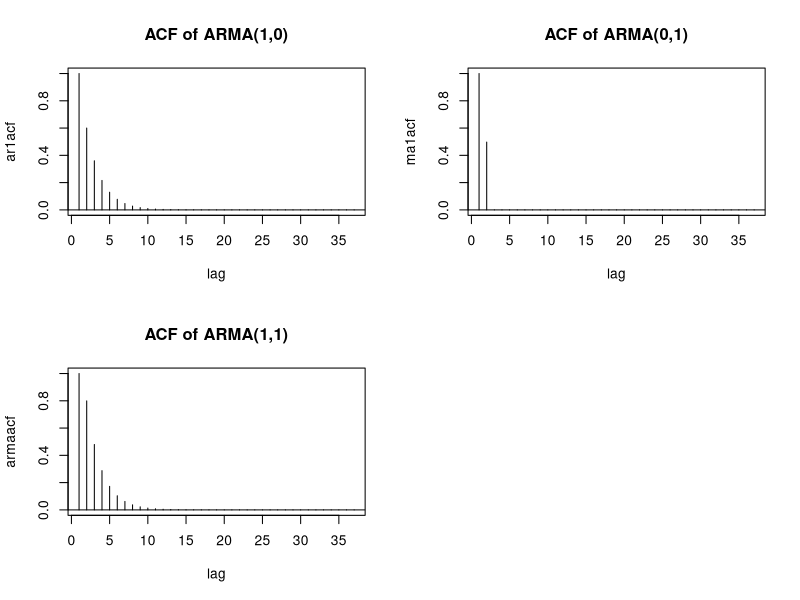

This chart was generated by the following R code:
par(mfrow=c(2,2))

ar1acf=ARMAacf(ar=c(0.6),ma=0,lag.max=36,pacf=FALSE)
plot(ar1acf,type="h",xlab="lag",main="ACF of ARMA(1,0)")
abline(h=0)


ma1acf=ARMAacf(ar=0,ma=c(0.9),lag.max=36,pacf=FALSE)
plot(ma1acf,type="h",xlab="lag",main="ACF of ARMA(0,1)")
abline(h=0)


armaacf=ARMAacf(ar=c(0.6),ma=c(0.9),lag.max=36,pacf=FALSE)
plot(armaacf,type="h",xlab="lag",main="ACF of ARMA(1,1)")
abline(h=0)